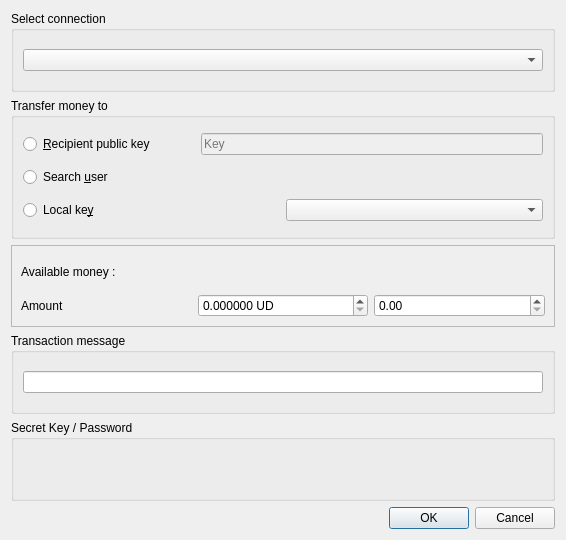
<?xml version="1.0" encoding="UTF-8"?>
<ui version="4.0">
 <class>TransferMoneyDialog</class>
 <widget class="QDialog" name="TransferMoneyDialog">
  <property name="geometry">
   <rect>
    <x>0</x>
    <y>0</y>
    <width>566</width>
    <height>540</height>
   </rect>
  </property>
  <property name="windowTitle">
   <string>Transfer money</string>
  </property>
  <layout class="QVBoxLayout" name="verticalLayout">
   <item>
    <widget class="QGroupBox" name="groupBox_2">
     <property name="title">
      <string>Select connection</string>
     </property>
     <layout class="QHBoxLayout" name="horizontalLayout_4">
      <item>
       <widget class="QComboBox" name="combo_connections"/>
      </item>
     </layout>
    </widget>
   </item>
   <item>
    <widget class="QGroupBox" name="group_box_recipient">
     <property name="title">
      <string>Transfer money to</string>
     </property>
     <layout class="QHBoxLayout" name="horizontalLayout_5">
      <item>
       <layout class="QVBoxLayout" name="verticalLayout_4">
        <property name="topMargin">
         <number>6</number>
        </property>
        <property name="bottomMargin">
         <number>6</number>
        </property>
        <item>
         <layout class="QHBoxLayout" name="horizontalLayout">
          <item>
           <widget class="QRadioButton" name="radio_pubkey">
            <property name="sizePolicy">
             <sizepolicy hsizetype="Maximum" vsizetype="Fixed">
              <horstretch>0</horstretch>
              <verstretch>0</verstretch>
             </sizepolicy>
            </property>
            <property name="text">
             <string>&amp;Recipient public key</string>
            </property>
            <property name="checked">
             <bool>false</bool>
            </property>
           </widget>
          </item>
          <item>
           <spacer name="horizontalSpacer_2">
            <property name="orientation">
             <enum>Qt::Horizontal</enum>
            </property>
            <property name="sizeType">
             <enum>QSizePolicy::Maximum</enum>
            </property>
            <property name="sizeHint" stdset="0">
             <size>
              <width>40</width>
              <height>20</height>
             </size>
            </property>
           </spacer>
          </item>
          <item>
           <widget class="QLineEdit" name="edit_pubkey">
            <property name="enabled">
             <bool>false</bool>
            </property>
            <property name="sizePolicy">
             <sizepolicy hsizetype="Minimum" vsizetype="Fixed">
              <horstretch>0</horstretch>
              <verstretch>0</verstretch>
             </sizepolicy>
            </property>
            <property name="inputMask">
             <string/>
            </property>
            <property name="text">
             <string/>
            </property>
            <property name="placeholderText">
             <string>Key</string>
            </property>
           </widget>
          </item>
         </layout>
        </item>
        <item>
         <layout class="QHBoxLayout" name="layout_search_user">
          <property name="topMargin">
           <number>6</number>
          </property>
          <item>
           <widget class="QRadioButton" name="radio_search">
            <property name="sizePolicy">
             <sizepolicy hsizetype="Minimum" vsizetype="Fixed">
              <horstretch>0</horstretch>
              <verstretch>0</verstretch>
             </sizepolicy>
            </property>
            <property name="text">
             <string>Search &amp;user</string>
            </property>
           </widget>
          </item>
          <item>
           <spacer name="horizontalSpacer">
            <property name="orientation">
             <enum>Qt::Horizontal</enum>
            </property>
            <property name="sizeType">
             <enum>QSizePolicy::Maximum</enum>
            </property>
            <property name="sizeHint" stdset="0">
             <size>
              <width>40</width>
              <height>20</height>
             </size>
            </property>
           </spacer>
          </item>
         </layout>
        </item>
        <item>
         <layout class="QHBoxLayout" name="horizontalLayout_2">
          <property name="topMargin">
           <number>6</number>
          </property>
          <item>
           <widget class="QRadioButton" name="radio_local_key">
            <property name="text">
             <string>Local ke&amp;y</string>
            </property>
           </widget>
          </item>
          <item>
           <widget class="QComboBox" name="combo_local_keys"/>
          </item>
         </layout>
        </item>
       </layout>
      </item>
     </layout>
    </widget>
   </item>
   <item>
    <widget class="QFrame" name="frame">
     <property name="frameShape">
      <enum>QFrame::StyledPanel</enum>
     </property>
     <property name="frameShadow">
      <enum>QFrame::Raised</enum>
     </property>
     <layout class="QVBoxLayout" name="verticalLayout_8">
      <item>
       <widget class="QLabel" name="label_total">
        <property name="text">
         <string>Available money : </string>
        </property>
       </widget>
      </item>
      <item>
       <layout class="QHBoxLayout" name="horizontalLayout_3">
        <item>
         <widget class="QLabel" name="label_3">
          <property name="text">
           <string>Amount</string>
          </property>
         </widget>
        </item>
        <item>
         <widget class="QDoubleSpinBox" name="spinbox_relative">
          <property name="suffix">
           <string> UD</string>
          </property>
          <property name="decimals">
           <number>6</number>
          </property>
          <property name="maximum">
           <double>99999999999999991611392.000000000000000</double>
          </property>
          <property name="singleStep">
           <double>0.010000000000000</double>
          </property>
         </widget>
        </item>
        <item>
         <widget class="QDoubleSpinBox" name="spinbox_amount">
          <property name="wrapping">
           <bool>false</bool>
          </property>
          <property name="frame">
           <bool>true</bool>
          </property>
          <property name="readOnly">
           <bool>false</bool>
          </property>
          <property name="buttonSymbols">
           <enum>QAbstractSpinBox::UpDownArrows</enum>
          </property>
          <property name="showGroupSeparator" stdset="0">
           <bool>false</bool>
          </property>
          <property name="decimals">
           <number>2</number>
          </property>
          <property name="singleStep">
           <double>1.000000000000000</double>
          </property>
          <property name="value">
           <double>0.000000000000000</double>
          </property>
         </widget>
        </item>
       </layout>
      </item>
     </layout>
    </widget>
   </item>
   <item>
    <widget class="QGroupBox" name="groupBox_3">
     <property name="title">
      <string>Transaction message</string>
     </property>
     <layout class="QVBoxLayout" name="verticalLayout_3">
      <item>
       <widget class="QLineEdit" name="edit_message">
        <property name="inputMask">
         <string/>
        </property>
       </widget>
      </item>
     </layout>
    </widget>
   </item>
   <item>
    <widget class="QGroupBox" name="groupBox">
     <property name="title">
      <string>Secret Key / Password</string>
     </property>
     <layout class="QVBoxLayout" name="verticalLayout_2">
      <item>
       <layout class="QHBoxLayout" name="layout_password_input"/>
      </item>
     </layout>
    </widget>
   </item>
   <item>
    <widget class="QDialogButtonBox" name="button_box">
     <property name="orientation">
      <enum>Qt::Horizontal</enum>
     </property>
     <property name="standardButtons">
      <set>QDialogButtonBox::Cancel|QDialogButtonBox::Ok</set>
     </property>
    </widget>
   </item>
  </layout>
 </widget>
 <resources/>
 <connections/>
 <slots>
  <slot>open_manage_wallet_coins()</slot>
  <slot>change_displayed_wallet(int)</slot>
  <slot>transfer_mode_changed(bool)</slot>
  <slot>recipient_mode_changed(bool)</slot>
  <slot>change_current_community(int)</slot>
  <slot>amount_changed()</slot>
  <slot>relative_amount_changed()</slot>
 </slots>
</ui>
